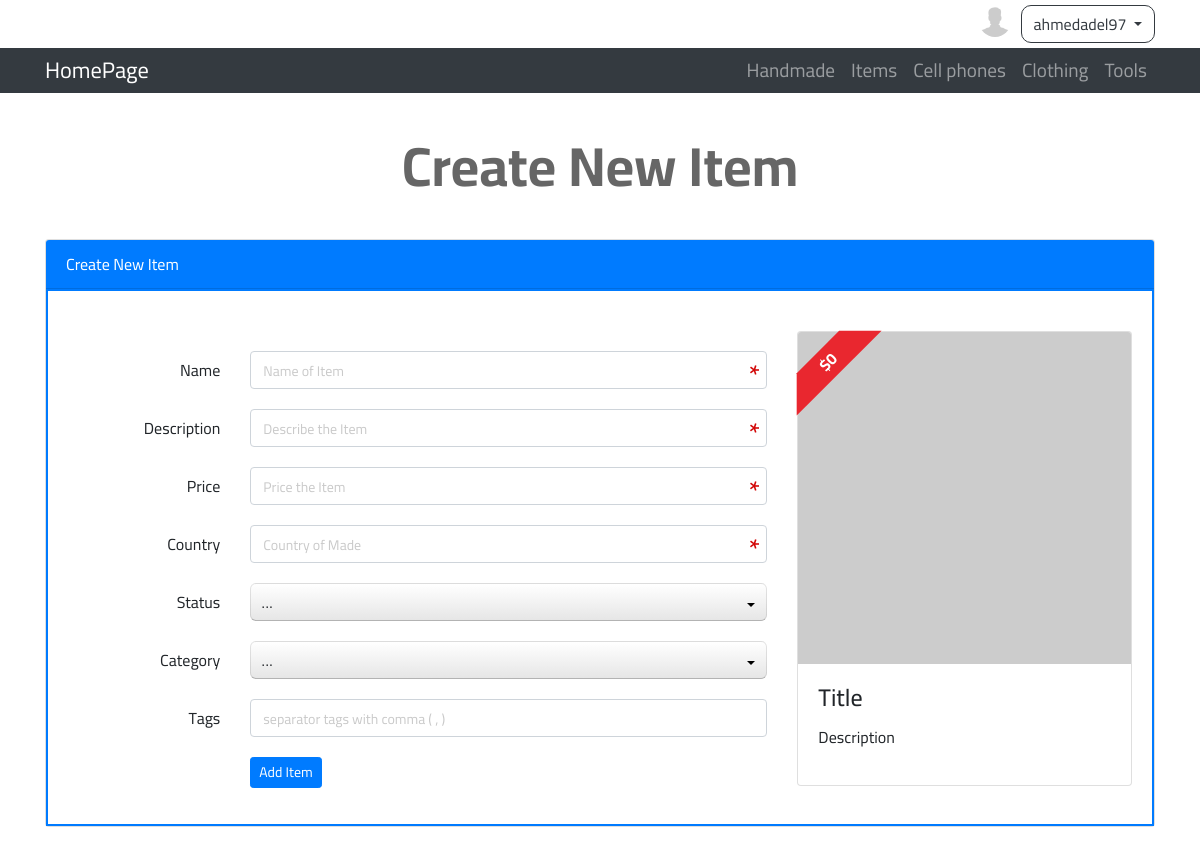
Screenshot of /newads.php (signed in) with the database file from the repository.
### tables this page shows
CREATE TABLE `categories` (
  `ID` int(11) NOT NULL,
  `Name` varchar(255) NOT NULL,
  `Description` text NOT NULL,
  `parent` int(11) NOT NULL,
  `Ordering` int(11) DEFAULT NULL,
  `Visibility` tinyint(4) NOT NULL DEFAULT 0,
  `Allow_comment` tinyint(4) NOT NULL DEFAULT 0,
  `Allow_Ads` tinyint(4) NOT NULL DEFAULT 0
);

### init.php (called while the page is built, shortened)
<?php
include 'admin/connect.php';
$sessionUser = '';
if(isset($_SESSION['user'])) {
    $sessionUser = $_SESSION['user'];
}
$tpl    = 'includes/templates/';
$css    = 'layout/css/';
$lang 	= 'includes/languages/';
$func 	= 'includes/functions/';
include $func . 'functions.php';
include $lang . 'english.php';
include $tpl . 'header.php';

### includes/languages/english.php (called while the page is built)
<?php
    function lang($phrase) {
        static $lang = array (
            'DIRECTION'     => 'ltr',
            'Profile'      => 'My Profile',
            'New_Item'   => 'New Item' ,
            'My_Items'   => 'My Items' ,
            'LOGOUT'        => 'Logout',
            'HomePage'    => 'HomePage' ,
            'Handmade'    => 'Handmade' ,
            'Computers'         => 'Items' ,
            'Cell phones'       => 'Cell phones' ,
            'Clothing'      => 'Clothing' ,
            'Tools'    => 'Tools' ,
            'Samsung'          => 'Samsung',
            'Hammers' => 'Hammers',
            'iPhone mobiles'  => 'iPhone mobiles',
        );
        return $lang[$phrase];
    }

### includes/functions/functions.php (called while the page is built, shortened)
<?php
	function getAllFrom($field , $table ,$where = NULL , $and = NULL ,  $orderField , $ordering="DESC") {
		global $con;
		$getAll= $con->prepare("SELECT $field  FROM $table $where $and ORDER BY $orderField $ordering");
		$getAll->execute();
		$all = $getAll->fetchAll();
		return $all;
	}

### newads.php (the view, shortened to what this page needs)
<?php
    $pageTitle = 'Create New Item';
    include 'init.php';
    if (isset($_SESSION['user'])) {
    ?>
        <h2 class="text-center"><?php echo $pageTitle ?></h2>
        <section class="create-ad block">
            <div class="container">
                <div class="card">
                    <div class="card-header bg-primary text-white">
                        <?php echo $pageTitle ?>
                    </div>
                    <div class="card-body">
                        <div class="row">
                            <div class="col-md-8">
                                <form action="<?php echo $_SERVER['PHP_SELF'] ?>" method="POST" class="main-form">
                                    <div class="form-group row">
                                        <label for="name" class="col-sm-3 col-form-label d-flex justify-content-sm-end">Name</label>
                                        <div class="col-sm-10 col-md-9">
                                            <input id="name" type="text" pattern=".{4,}" title="Require at least 4 characters" aria-describedby="Name-length-error" aria-invalid="true" name="name" class="form-control live" autocomplete="off" required aria-required="true" placeholder="Name of Item" aria-label="Name of Item" data-class=".live-title">
                                        </div>
                                    </div>
                                    <div class="form-group row">
                                        <label for="description" class="col-sm-3 col-form-label d-flex justify-content-sm-end">Description</label>
                                        <div class="col-sm-10 col-md-9">
                                            <input id="description" type="text" pattern=".{10,}" aria-describedby="Description-length-error" aria-invalid="true" title="Require at least 10 characters" name="description" class="form-control live" autocomplete="off" required aria-required="true" placeholder="Describe the Item" aria-label="Describe the Item" data-class=".live-desc">
                                        </div>
                                    </div>
                                    <div class="form-group row">
                                        <label for="price" class="col-sm-3 col-form-label d-flex justify-content-sm-end">Price</label>
                                        <div class="col-sm-10 col-md-9">
                                            <input id="price" type="text" name="price" class="form-control live" autocomplete="off" required aria-required="true" placeholder="Price the Item" aria-label="Price the Item" data-class=".live-price">
                                        </div>
                                    </div>
                                    <div class="form-group row">
                                        <label for="country" class="col-sm-3 col-form-label d-flex justify-content-sm-end">Country</label>
                                        <div class="col-sm-10 col-md-9">
                                            <input id="country" type="text" name="country" class="form-control" autocomplete="off" required aria-required="true" placeholder="Country of Made" aria-label="Country of Made">
                                        </div>
                                    </div>
                                    <div class="form-group row">
                                        <label class="col-sm-3 col-form-label d-flex justify-content-sm-end" for="Status">Status</label>
                                        <div class="col-sm-10 col-md-9">
                                            <select name="status" required aria-required="true" aria-label="Status" id="Status">
                                            </select>
                                        </div>
                                    </div>
                                    <div class="form-group row">
                                        <label class="col-sm-3 col-form-label d-flex justify-content-sm-end" for="Category">Category</label>
                                        <div class="col-sm-10 col-md-9">
                                            <select name="category" required aria-label="Category" id="Category" aria-required="true">
                                            </select>
                                        </div>
                                    </div>
                                    <div class="form-group row">
                                        <label for="tags" class="col-sm-3 col-form-label d-flex justify-content-sm-end">Tags</label>
                                        <div class="col-sm-10 col-md-9">
                                            <input id="tags" type="text" name="tags" class="form-control" placeholder="separator tags with comma ( , )" aria-label="separator tags with comma ( , )">
                                        </div>
                                    </div>
                                    <div class="form-group row">
                                        <div class="offset-sm-3 col-sm-9">
                                            <input type="submit" value="Add Item" class="btn btn-primary btn-sm" role="button">
                                        </div>
                                    </div>
                                </form>
                            </div>
                            <div class="col-md-4">
                                <div class="card live-preview">
                                    <img class="card-img-top img-fluid" src="https://picsum.photos/250" alt="Card image">
                                    <div class="card-body border-0">
                                        <h4 class="card-title live-title">Title</h4>
                                        <p class="card-text live-desc">Description</p>
                                        <span class="price">$<span class="live-price">0</span></span>
                                    </div>
                                </div>
                            </div>
                        </div>
                    </div>
                </div>
            </div>
        </section>
    <?php
    } else {
        header('location:login.php');
        exit();
    }
    include $tpl . 'footer.php';
?>

### includes/templates/header.php (shortened to what this page needs)
<!DOCTYPE html>
<html dir="<?php echo lang('DIRECTION'); ?>" lang="en">
    <head>
        <link rel="stylesheet" href="https://pro.fontawesome.com/releases/v5.10.0/css/all.css"/>
        <link rel="stylesheet" href="https://maxcdn.bootstrapcdn.com/bootstrap/4.0.0/css/bootstrap.min.css">
        <link rel="stylesheet" href="<?php echo $css?>jquery-ui.min.css">
        <link rel="stylesheet" href="<?php echo $css?>jquery.selectBoxIt.css">
        <link rel="stylesheet" href="<?php echo $css?>frontend.css">
    </head>
    <body>
        <div class="upper-bar">
            <div class="container text-right">
                <?php
                    if(isset($_SESSION['user'])){ ?>
                    <?php
                        $getUser = $con->prepare("SELECT * FROM users WHERE Username = ?");
                        $getUser->execute(array($sessionUser));
                        $info = $getUser->fetch();
                        $userAvatar = $info['Avatar'];
                    ?>
                        <div class="btn-group my-info">
                            <?php
                                if(empty($userAvatar)){
                                    echo '<img class="rounded-circle" src="admin/uploads/avatars/default.png" alt = "Default image">';
                                } else {
                                    echo '<img class="rounded-circle" src="admin/uploads/avatars/' . $userAvatar . '" alt = "avatar image">';
                                }
                            ?>
                            <span class="btn btn-outline-dark dropdown-toggle" data-toggle="dropdown"> <?php echo $sessionUser?> </span>
                        </div>
                <?php
                    } else {
                ?>
                <a href="login.php">
                    <div class="text-right button-login" role="button">Login/Singup</div>
                </a>
                <?php } ?>
            </div>
        </div>
        <nav class="navbar navbar-expand-lg navbar-dark bg-dark">
            <div class="container">
                <a class="navbar-brand active" href="index.php"><?php echo lang('HomePage'); ?></a>
                <div class="collapse navbar-collapse" id="navbarSupportedContent">
                    <ul class="navbar-nav ml-auto">
                        <?php
                            $allCats = getAllFrom("*","categories","WHERE parent = 0" , "" , "ID" , "ASC");
                            foreach($allCats as $cat) {
                                echo '<li class="nav-item"><a class="nav-link" href="categories.php?pageid=' . $cat['ID'] . '" role="button">' . lang($cat['Name']) . '</a></li>';
                            }
                        ?>
                    </ul>
                </div>
            </div>
        </nav>

### layout/css/frontend.css (style rules this page uses)
body { background-color: #fff; font-family: 'Cairo', sans-serif; }
h2 { font-size: 55px; font-weight: bold; margin: 40px 0; color: #666; }
.form-control::placeholder { color: #cacaca; font-size: 14px; }
.row { margin-top: 20px; }
@media (min-width: 992px) { .navbar { padding: 0; } }
.navbar-dark .navbar-brand { font-size: 1.4rem; }
.nav-item { font-size: 1.2rem; }
.upper-bar { padding: 5px; background-color: #FFF; }
.upper-bar .my-info img { width: 32px; height: 32px; }
.upper-bar .btn-outline-dark { margin-left: 10px; border-radius: 10px !important; }
.block { margin: 20px 0; }
.block .card:first-child .card-body { border: 2px solid #007bff; }
.card .price { width: 120px; position: absolute; top: 7px; left: -33px; padding: 5px; text-align: center; font-weight: bold; line-height: 38px; color: #FFF; border-bottom: 30px solid #E9272F; border-left: 30px solid transparent; border-right: 30px solid transparent; transform: rotate(-45deg); height: 0; }

### rows the page displays
categories: Name "Handmade"
categories: Name "Items"
categories: Name "Cell phones"
categories: Name "Clothing"
categories: Name "Tools"

### other values shown
$sessionUser "ahmedadel97"
lang('HomePage') "HomePage"
$pageTitle "Create New Item"
